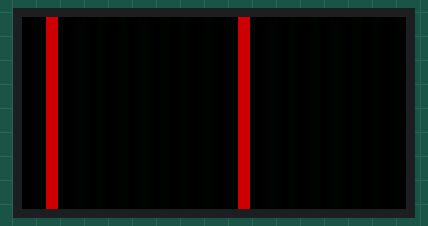
This program was run on a simulated Raspberry Pi (BCM pin numbers). Shown: 128×64 colour display. Threads take turns every 2 ms; the clock reads 2024-03-15 10:24:30 at power-on unless the program sets it.

Above: at 0.11 s.

The program:

buridan.py
```python
#!/usr/bin/env python

from rgbmatrix import graphics
from rgbmatrix import RGBMatrix, RGBMatrixOptions
from PIL import Image, ImageDraw
import sys, time

import threading

N_PANELS = 2
ROWS = 64
COLS = 64

class BuridanSetup():

    WIDTH = COLS * N_PANELS
    HEIGHT = ROWS

    def __init__(self):
        '''
        '''

        opts = RGBMatrixOptions()
        opts.gpio_slowdown = 4
        opts.disable_hardware_pulsing = True
        opts.rows = ROWS
        opts.cols = COLS
        opts.chain_length = N_PANELS #number of panels connected
        opts.hardware_mapping = 'adafruit-hat' # or 'regular'
        self.matrix = RGBMatrix(options = opts)

        self.image = Image.new('RGB', (self.WIDTH, self.HEIGHT), "black")
        self.draw = ImageDraw.Draw(self.image)
        self.n = 0

        self.options = {}
        self.options['calculate_refresh_rate'] = False
        self.options['virtual_LED'] = False

        #option 1) A solid background
        self.options['solid_background'] = False
        self.options['bg_color'] = (0, 5, 0)

        #option 2) A single bar moving around in the background
        self.options['moving_back_bar'] = False
        #option 3) A grated background with multiple vertical bars moving in the background
        self.options['grated_background'] = True

        #Some settings for options 2 and 3
        self.options['bar_width'] = 10
        self.options['grating_color'] = (5, 0, 0)
        self.options['bg_speed'] = 5

        #option 4) Two flashing bars at an angle from buridan
        self.options['flashing_bars'] = False
        self.options['flashing_bars_positions'] = (60, 315)


        #The only foreground option for the moment, two buridan facing bars
        self.options['draw_buridan'] = True
        self.options['fg_color'] = (200, 0, 0)
        self.options['buridan_position'] = 25


        #these are used to calculate refresh rate
        self.rt = 0
        self._lastpaint = 0

        #Create, daemonize, and start thread
        thread = threading.Thread(target=self.run, args=())
        thread.daemon = True
        thread.start()

    def Clear(self, color="black"):
        '''
        '''
        self.draw.rectangle(((0, 0), (self.WIDTH, self.HEIGHT)), fill=color)

    def DrawVBar(self, pos, width, color):
        '''
        Draws a single vertical bar of width "width" at position "pos"
        Both parameters are in degree
        '''
        #convert measures from degrees to pixels
        x = int ( pos / 360.0 * self.WIDTH )
        w = int ( width / 360.0 * self.WIDTH )

        self.draw.rectangle(((x , 0), (x+w , self.HEIGHT)), fill=color)

    def DrawBuridanPattern(self, pos, color):
        '''
        Draws the simplest Buridan pattern
        '''

        self.DrawVBar(pos, 10, color)
        self.DrawVBar(pos+180, 10, color)


    def DrawGratedBackground(self, width = 5, speedHz = 1, color = "blue"):
        '''
        '''

        t = time.time()

        try:
            d = t - self._lp
        except:
            self._lp = 0
            d = t

        if d > (1.0 / speedHz):

            self._lp = t

            try:
                self._mx += 1
            except:
                self._mx = 0

        if self._mx >= width : self._mx = 0

        for i in range(0,360,width*2):
            self.DrawVBar(i+self._mx, width, color)

    def DrawFlashingBars (self, positions = (60, 315), width = 5, speedHz = 1, color = "blue"):
        '''
        '''
        t = time.time()

        try:
            d = t - self._lp
        except:
            self._lp = 0
            d = t

        if d > (1.0 / speedHz):

            self._lp = t

            try:
                self._visible = not self._visible
            except:
                self._visible = True

        if self._visible:

            for p in positions:
                self.DrawVBar(p, width, color)


    def DrawMovingBackBar (self, width = 5, speedHz = 1, color = "blue"):
        '''
        '''

        t = time.time()

        try:
            d = t - self._lp
        except:
            self._lp = 0
            d = t

        if d > (1.0 / speedHz):

            self._lp = t

            try:
                self._mx += 1
            except:
                self._mx = 0

        if self._mx >= 360 : self._mx = 0

        self.DrawVBar(self._mx, width, color)

    def run(self):
        '''
        '''

        offset_canvas = self.matrix.CreateFrameCanvas()

        while True:

            if self.options['solid_background']:
                self.Clear(self.options['bg_color'])

            elif self.options['grated_background']:
                self.Clear(self.options['bg_color'])
                self.DrawGratedBackground(width = self.options['bar_width'], speedHz = self.options['bg_speed'], color=self.options['grating_color'])

            elif self.options['moving_back_bar']:
                self.Clear(self.options['bg_color'])
                self.DrawMovingBackBar(width = self.options['bar_width'], speedHz = self.options['bg_speed'], color=self.options['grating_color'])

            elif self.options['flashing_bars']:
                self.Clear(self.options['bg_color'])
                self.DrawFlashingBars(positions = self.options['flashing_bars_positions'] , width = self.options['bar_width'], speedHz = self.options['bg_speed'], color=self.options['grating_color'])

            if self.options['draw_buridan']:
                self.DrawBuridanPattern(self.options['buridan_position'], self.options['fg_color'])


            #draw
            if self.options['virtual_LED']:
                self.image.show()
            else:
                #self.matrix.SetImage(self.image)

                offset_canvas.SetImage(self.image)
                offset_canvas = self.matrix.SwapOnVSync(offset_canvas)

            time.sleep(0.01)


            if self.options['calculate_refresh_rate']:
                n = time.time()
                self.rt = n - self._lastpaint
                self._lastpaint = n

                print ("refresh rate: %s Hz" % (1 / self.rt), flush=True)


# Main function
if __name__ == "__main__":

    buridan_chamber = BuridanSetup()
    buridan_chamber.run()
```
